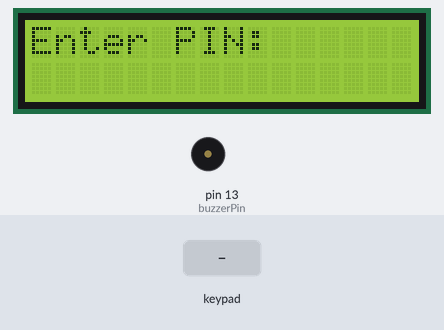
Simulated run of this sketch. Board: Arduino Uno, built with avr-gcc and run on an emulated ATmega328P. On the bench: 16×2 character LCD, buzzer (waves = sounding, pin HIGH). The test bench sets the inputs (shaded band). What the sketch prints to the serial monitor is not drawn.

Above: at 1.3 s.
1.4 s: keypad keys 1 2 3 4 # pressed 0.4 s apart
At 4.2 s:
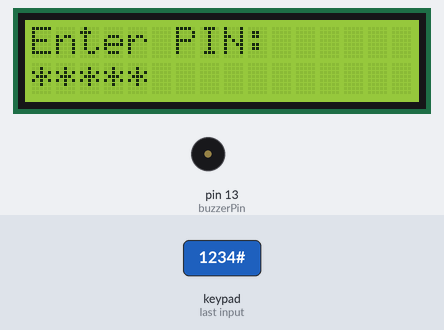
4.9 s: key '1' pressed
At 5.8 s:
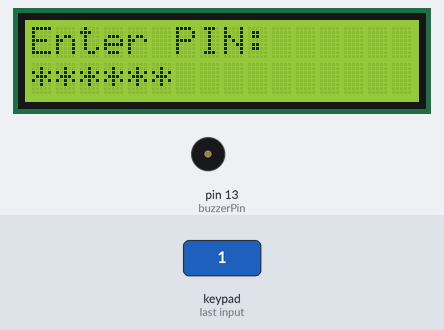
6.4 s: keypad keys 1 2 3 4 * pressed 0.4 s apart
At 8.8 s:
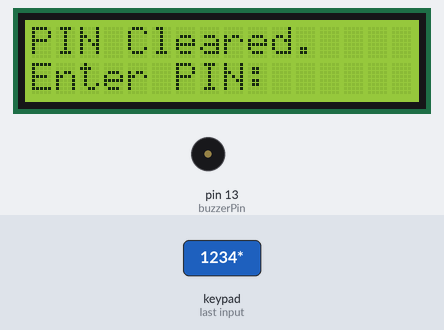
9.9 s: key 'A' pressed
At 11.1 s:
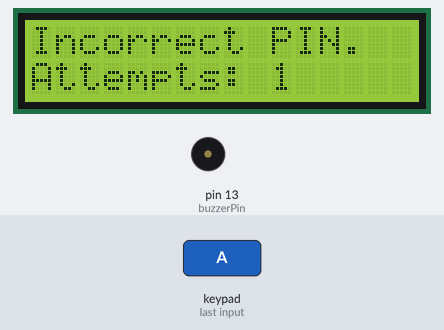
12.9 s: keypad keys 1 2 3 4 A pressed 0.4 s apart
At 15.5 s:
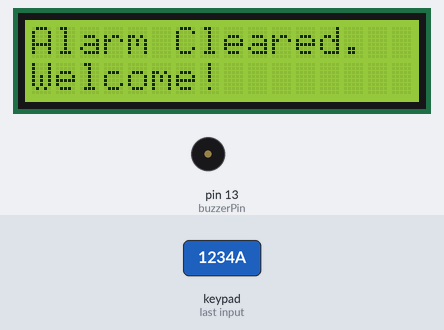
16.4 s: keypad keys 1 2 3 4 D pressed 0.4 s apart
At 18.3 s:
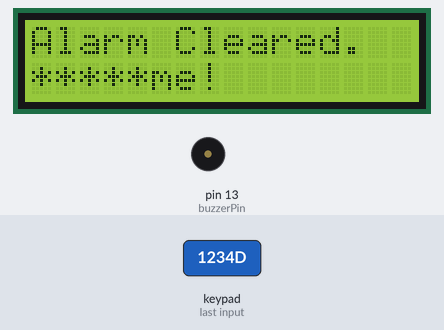
Timing chart, 0 to 19.8 s (numbered marks = the images above; inputs shaded):
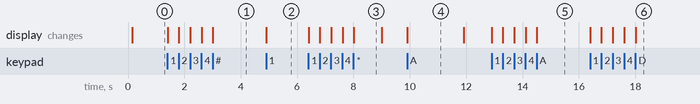

The sketch:

alarm_keypad_lcd.ino
```cpp
#include <Keypad.h>
#include <LiquidCrystal.h> // for LCD

// - Buzzer Configuration -
const int buzzerPin = 13;    // Buzzer connected to digital pin 8
const int buzzerDelay = 10;  // Delay between frequencies

// - Keypad Configuration -
const byte ROWS = 4; //four rows
const byte COLS = 4; //four columns

// - LCD Configuration -
LiquidCrystal lcd(A0, A1, A2, A3, A4, A5);

//define the symbols on the buttons of the keypads
char hexaKeys[ROWS][COLS] = {
  {'1','2','3','A'},
  {'4','5','6','B'},
  {'7','8','9','C'},
  {'*','0','#','D'}
};
byte rowPins[ROWS] = {9, 8, 7, 6}; //connect to the row pinouts of the keypad
byte colPins[COLS] = {5, 4, 3, 2}; //connect to the column pinouts of the keypad

Keypad customKeypad = Keypad( makeKeymap(hexaKeys), rowPins, colPins, ROWS, COLS);

// - PIN Configuration -
const String correctPIN = "1234";
String enteredPIN = "";
const int maxAttempts = 3;
int attemptCount = 0;
bool alarmActive = false;

void setup() {
  pinMode(buzzerPin, OUTPUT); // Buzzer pin as an output
  Serial.begin(9600); //Serial for the keypad.
  Serial.println("The Pin is 4 digits. Press '*' to clear your entry. Press 'A' to confirm your entry. You have 3 attempts or the alarm will sound!"); // Instructions
  Serial.println("Enter PIN:"); // Asking for Pin
  lcd.begin(16, 2); // LCD columns and rows
  lcd.clear(); // Clear data from previous session
  lcd.print("Enter PIN:"); // Display Pin
}

void playAlarm() {
  // Siren Sweep Logic
  for (int freq = 500; freq <= 2000; freq += 5) {
    tone(buzzerPin, freq);
    delay(buzzerDelay);
  }
  for (int freq = 2000; freq >= 500; freq -= 5) {
    tone(buzzerPin, freq);
    delay(buzzerDelay);
  }
}


void loop() {
  char customKey = customKeypad.getKey();
    if (customKey){ // Displays Input
    Serial.println(customKey);

    if (customKey == 'A') { // A will act as enter key
      Serial.println("PIN Submitted: " + enteredPIN);

      // Verify the entered PIN
      if (enteredPIN == correctPIN) {
        Serial.println("Access Granted.");

         // Clear LCD and display success message
        lcd.clear();
        lcd.setCursor(0, 0);
        lcd.print("Alarm Cleared.");
        lcd.setCursor(0, 1);
        lcd.print("Welcome!");

        enteredPIN = ""; // Reset entered PIN
        attemptCount = 0; // Reset attempt count
      }
      else {
        Serial.println("Incorrect PIN.");
        lcd.print("Incorrect PIN.");

        // Clear LCD and display error message
        lcd.clear();
        lcd.setCursor(0, 0);
        lcd.print("Incorrect PIN.");
        lcd.setCursor(0, 1);
        lcd.print("Attempts: " + String(attemptCount + 1));

        // Incrementing the attempt count.
        attemptCount++;
        enteredPIN = ""; // Reset entered PIN

        delay(2000); // Display message for 2 seconds

        // Clear LCD and prompt for PIN again
        lcd.clear();
        lcd.setCursor(0, 0);
        lcd.print("Enter PIN:");

        // Check attempt amount
        if (attemptCount >= maxAttempts) {
          Serial.println("Maximum attempts exceeded. Alarm Activated!");

          // Clear LCD and display error message
          lcd.clear();
          lcd.setCursor(0, 0);
          lcd.print("Alarm Activated!");
          lcd.setCursor(0, 1);
          lcd.print("Unauthorized!");

          alarmActive = true;
        }
      }
    }
    else if (customKey == '*') { // '*' Will clear entry
      Serial.println("PIN Cleared.");


      // Clear entered PIN and LCD display
      enteredPIN = "";
      lcd.clear();
      lcd.setCursor(0, 0);
      lcd.print("PIN Cleared.");
      lcd.setCursor(0, 1);
      lcd.print("Enter PIN:");

      delay(1000); // Display message for 1 second

      // Clear LCD and prompt for PIN again
      lcd.clear();
      lcd.setCursor(0, 0);
      lcd.print("Enter PIN:");
    }

    // append digits to entered pin.
    else { // If a digit is pressed
      enteredPIN += customKey;
      Serial.print("Entered PIN: ");

      // Display asterisks instead of actual digits
      lcd.setCursor(0, 1); // Move to second row
      for (int i = 0; i < enteredPIN.length(); i++) {
        lcd.print("*");
      } // Clear previous asterisks
      lcd.setCursor(0, 1); // Reset cursor to start of second row

      // Print asterisks equal to the number of entered digits
      for (int i = 0; i < enteredPIN.length(); i++) {
        lcd.print("*");
      }

      // Debugging in Serial Monitor
      for (int i = 0; i < enteredPIN.length(); i++) {
        Serial.print("*");
      }
      Serial.println();
    }
  }

  // If the alarm is active, play the alarm sound
  if (alarmActive) {
    playAlarm();
  }
}
```

Measured:
- after the input at 1.4 s, the display: first changes at once (image 1 shows a later state)
- after the input at 4.9 s, the display: changes at once (image 2)
- after the input at 6.4 s, the display: first changes at once (image 3 shows a later state)
- after the input at 9.9 s, the display: changes at once (image 4)
- after the input at 12.9 s, the display: first changes at once (image 5 shows a later state)
- after the input at 16.4 s, the display: first changes at once (image 6 shows a later state)
- what the display in image 3 shows lasts 1.0 s, from 8.0 s to 9.0 s
